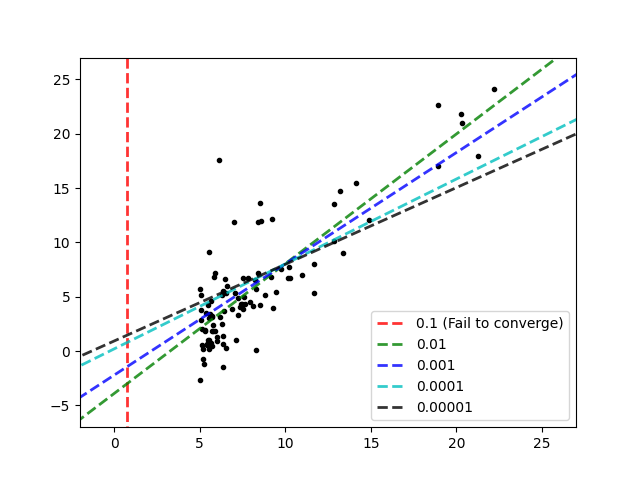

The script that saved this image:
import numpy as np
import matplotlib.pyplot as plt
import random

with open('ex1data1.txt', 'r') as f:
    lines = f.readlines()

x = []
y = []
for line in lines:
    line1 = line.strip('\n')
    f1, f2 = line1.split(',')
    x.append(float(f1))
    y.append(float(f2))


step_sizes = [
    0.1,
    0.01,
    0.001,
    0.0001,
    0.00001,
]

last_time_theta0 = 0
last_time_theta1 = 0
is_num0 = True
is_num1 = True

def line(x, t0, t1, plotting=False):
    global last_time_theta0
    global last_time_theta1
    global is_num0
    global is_num1
    if is_num0:
        if np.isinf(t0):
            is_num0 = False
        else:
            last_time_theta0 = t0
    
    if is_num1:
        if np.isinf(t1):
            is_num1 = False
        else:
            last_time_theta1 = t1
    
    if plotting:
        if np.isnan(t0):
            t0 = last_time_theta0
        if np.isnan(t1):
            t1 = last_time_theta1
    y_hat = t0 + t1 * x
    return y_hat

thetas = []
for step_size in step_sizes:
    theta0 = random.random()
    theta1 = random.random()
    # theta0 = 0
    # theta1 = 0
    counter = 0
    while True:
        counter = counter + 1
        if counter >= 5000:
                break
        accumulating_theta0 = 0
        accumulating_theta1 = 0
        for i in range(len(x)):
            accumulating_theta0 = accumulating_theta0 + (line(x[i], theta0, theta1) - y[i])
            accumulating_theta1 = accumulating_theta1 + (line(x[i], theta0, theta1) - y[i]) * x[i]

        temp0 = theta0 - step_size * accumulating_theta0 / len(x)
        temp1 = theta1 - step_size * accumulating_theta1 / len(x)

        theta0 = temp0
        theta1 = temp1
        print(f'theta0: {theta0:0.08f}, theta1: {theta1:0.08f}')
    thetas.append([theta0, theta1])


xlist = np.linspace(-5, 30, 1000)
colors = ['r','g','b','c', 'k']

if is_num0:
    msg = ''
else:
    msg = ' (Fail to converge)'    

labels = [
    f'0.1{msg}',
    '0.01',
    '0.001',
    '0.0001',
    '0.00001',
]
for i in range(len(thetas)):
    theta = thetas[i]
    ylist = []
    for xi in xlist:
        y_hat = line(xi, theta[0], theta[1], plotting=True)
        ylist.append(y_hat)
    ylist = np.array(ylist)
    plt.plot(xlist, ylist, f'{colors[i]}--', linewidth=2, alpha=0.8, label=labels[i])


plt.scatter(x, y, marker='.', color='k')
plt.axis([-2, 27, -7, 27])
plt.legend(loc='lower right')
plt.savefig('homework02_question4.png')
plt.show()


